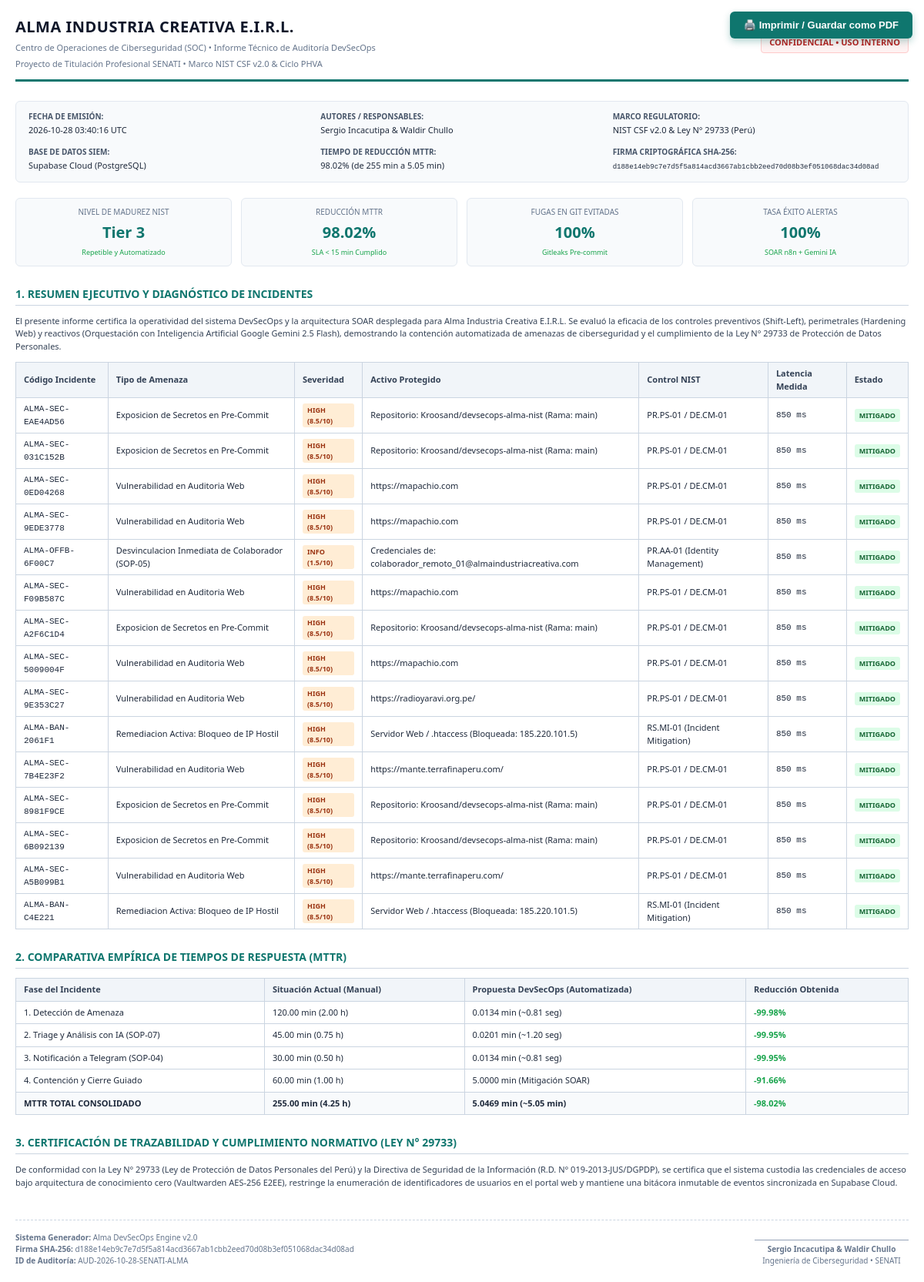
The app's page /reporte-ejecutivo, older data.
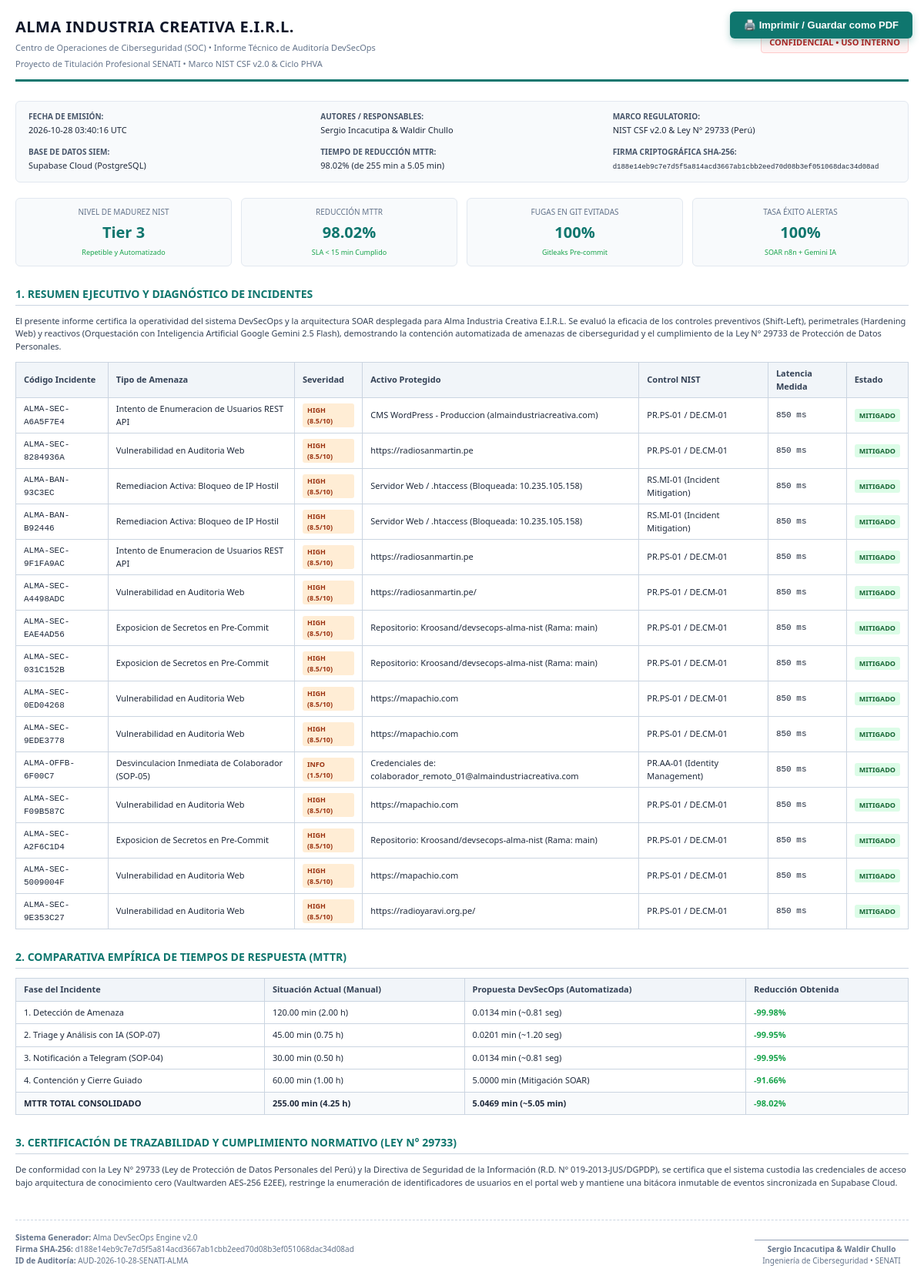
The same page, newer data.
### tables this page shows
CREATE TABLE incidentes_seguridad (
    id_incidente INTEGER PRIMARY KEY AUTOINCREMENT,
    codigo_incidente VARCHAR(50) UNIQUE NOT NULL,   -- Ej: ALMA-SEC-A4CF71C9
    fecha_registro DATETIME NOT NULL,
    tipo_evento VARCHAR(100) NOT NULL,              -- Fuga de Secretos, Enumeración REST, etc.
    severidad VARCHAR(20) NOT NULL,                 -- CRITICAL, HIGH, MEDIUM, LOW, INFO
    risk_score DECIMAL(4,2) NOT NULL,               -- Escala CVSS 0.00 a 10.00
    origen_sensor VARCHAR(100) NOT NULL,            -- Gitleaks, Hardening .htaccess, WAF, etc.
    ip_origen VARCHAR(80),                          -- IP atacante o estación interna
    activo_afectado VARCHAR(150) NOT NULL,
    detalles_tecnicos TEXT,
    control_nist VARCHAR(80) NOT NULL,              -- Ej: PR.PS-01 / DE.CM-01
    procedimiento_sop VARCHAR(80) NOT NULL,         -- Ej: SOP-02 (Shift-Left)
    estado_incidente VARCHAR(30) DEFAULT 'MITIGADO',-- DETECTADO, EN_TRIAGE, MITIGADO, CERRADO
    mitigado_en DATETIME
);

### dashboard/app.py (the view, shortened to what this page needs)
@app.route("/reporte-ejecutivo")
def reporte_ejecutivo():
    now_str = datetime.now(timezone.utc).strftime("%Y-%m-%d %H:%M:%S UTC")
    incidents = []
    if os.path.exists(DB_PATH):
        try:
            conn = sqlite3.connect(DB_PATH)
            conn.row_factory = sqlite3.Row
            cursor = conn.cursor()
            cursor.execute("SELECT * FROM incidentes_seguridad ORDER BY fecha_registro DESC LIMIT 15")
            incidents = [dict(r) for r in cursor.fetchall()]
            conn.close()
        except Exception:
            pass
    content_str = f"ALMA-DEVSECOPS:{now_str}:{len(incidents)}"
    report_hash = hashlib.sha256(content_str.encode('utf-8')).hexdigest()
    return render_template(
        "reporte_ejecutivo.html",
        now_str=now_str,
        report_hash=report_hash,
        incidents=incidents
    )

### dashboard/templates/reporte_ejecutivo.html (shortened to what the changed rows need)
<!DOCTYPE html>
<html lang="es">
<head>
</head>
<body>
    <div class="header">
        <div class="header-title">
            <h1>Alma Industria Creativa E.I.R.L.</h1>
        </div>
    </div>
    <h2>1. Resumen Ejecutivo y Diagnóstico de Incidentes</h2>
    <table>
        <thead>
            <tr>
                <th>Código Incidente</th>
                <th>Tipo de Amenaza</th>
                <th>Severidad</th>
                <th>Activo Protegido</th>
                <th>Control NIST</th>
                <th>Latencia Medida</th>
                <th>Estado</th>
            </tr>
        </thead>
        <tbody>
            {% for inc in incidents %}
            <tr>
                <td style="font-family: monospace;">{{ inc.incident_id or inc.codigo_incidente }}</td>
                <td>{{ inc.event_type or inc.tipo_evento }}</td>
                <td>
                    <span class="badge {% if 'CRITIC' in (inc.severity or inc.severidad) %}badge-critical{% else %}badge-high{% endif %}">
                        {{ inc.severity or inc.severidad }} ({{ inc.risk_score or inc.score }}/10)
                    </span>
                </td>
                <td>{{ inc.affected_asset or inc.activo_afectado }}</td>
                <td>{{ inc.control_nist or inc.nist_control }}</td>
                <td style="font-family: monospace;">{{ inc.latency_ms or 850 }} ms</td>
                <td><span class="badge badge-pass">MITIGADO</span></td>
            </tr>
            {% endfor %}
        </tbody>
    </table>
    <h2>2. Comparativa Empírica de Tiempos de Respuesta (MTTR)</h2>
    <table>
        <thead>
            <tr>
                <th>Fase del Incidente</th>
                <th>Situación Actual (Manual)</th>
                <th>Propuesta DevSecOps (Automatizada)</th>
                <th>Reducción Obtenida</th>
            </tr>
        </thead>
    </table>
    <h2>3. Certificación de Trazabilidad y Cumplimiento Normativo (Ley N° 29733)</h2>
</body>
</html>

Row changes from the older to the newer data that the page shows:
no longer on this page (row unchanged): incidentes_seguridad: codigo_incidente "ALMA-BAN-2061F1", tipo_evento "Remediacion Activa: Bloqueo de IP Hostil", severidad "HIGH", risk_score "8.5", activo_afectado "Servidor Web / .htaccess (Bloqueada: 185.220.101.5)", control_nist "RS.MI-01 (Incident Mitigation)", latency_ms "850"
no longer on this page (row unchanged): incidentes_seguridad: codigo_incidente "ALMA-SEC-7B4E23F2", tipo_evento "Vulnerabilidad en Auditoria Web", severidad "HIGH", risk_score "8.5", activo_afectado "https://mante.terrafinaperu.com/", control_nist "PR.PS-01 / DE.CM-01", latency_ms "850"
no longer on this page (row unchanged): incidentes_seguridad: codigo_incidente "ALMA-SEC-8981F9CE", tipo_evento "Exposicion de Secretos en Pre-Commit", severidad "HIGH", risk_score "8.5", activo_afectado "Repositorio: Kroosand/devsecops-alma-nist (Rama: main)", control_nist "PR.PS-01 / DE.CM-01", latency_ms "850"
no longer on this page (row unchanged): incidentes_seguridad: codigo_incidente "ALMA-SEC-6B092139", tipo_evento "Exposicion de Secretos en Pre-Commit", severidad "HIGH", risk_score "8.5", activo_afectado "Repositorio: Kroosand/devsecops-alma-nist (Rama: main)", control_nist "PR.PS-01 / DE.CM-01", latency_ms "850"
no longer on this page (row unchanged): incidentes_seguridad: codigo_incidente "ALMA-SEC-A5B099B1", tipo_evento "Vulnerabilidad en Auditoria Web", severidad "HIGH", risk_score "8.5", activo_afectado "https://mante.terrafinaperu.com/", control_nist "PR.PS-01 / DE.CM-01", latency_ms "850"
no longer on this page (row unchanged): incidentes_seguridad: codigo_incidente "ALMA-BAN-C4E221", tipo_evento "Remediacion Activa: Bloqueo de IP Hostil", severidad "HIGH", risk_score "8.5", activo_afectado "Servidor Web / .htaccess (Bloqueada: 185.220.101.5)", control_nist "RS.MI-01 (Incident Mitigation)", latency_ms "850"
added incidentes_seguridad: codigo_incidente "ALMA-SEC-A6A5F7E4", tipo_evento "Intento de Enumeracion de Usuarios REST API", severidad "HIGH", risk_score "8.5", activo_afectado "CMS WordPress - Produccion (almaindustriacreativa.com)", control_nist "PR.PS-01 / DE.CM-01", latency_ms "850"
added incidentes_seguridad: codigo_incidente "ALMA-SEC-8284936A", tipo_evento "Vulnerabilidad en Auditoria Web", severidad "HIGH", risk_score "8.5", activo_afectado "https://radiosanmartin.pe", control_nist "PR.PS-01 / DE.CM-01", latency_ms "850"
added incidentes_seguridad: codigo_incidente "ALMA-BAN-93C3EC", tipo_evento "Remediacion Activa: Bloqueo de IP Hostil", severidad "HIGH", risk_score "8.5", activo_afectado "Servidor Web / .htaccess (Bloqueada: 10.235.105.158)", control_nist "RS.MI-01 (Incident Mitigation)", latency_ms "850"
added incidentes_seguridad: codigo_incidente "ALMA-BAN-B92446", tipo_evento "Remediacion Activa: Bloqueo de IP Hostil", severidad "HIGH", risk_score "8.5", activo_afectado "Servidor Web / .htaccess (Bloqueada: 10.235.105.158)", control_nist "RS.MI-01 (Incident Mitigation)", latency_ms "850"
added incidentes_seguridad: codigo_incidente "ALMA-SEC-9F1FA9AC", tipo_evento "Intento de Enumeracion de Usuarios REST API", severidad "HIGH", risk_score "8.5", activo_afectado "https://radiosanmartin.pe", control_nist "PR.PS-01 / DE.CM-01", latency_ms "850"
added incidentes_seguridad: codigo_incidente "ALMA-SEC-A4498ADC", tipo_evento "Vulnerabilidad en Auditoria Web", severidad "HIGH", risk_score "8.5", activo_afectado "https://radiosanmartin.pe/", control_nist "PR.PS-01 / DE.CM-01", latency_ms "850"
